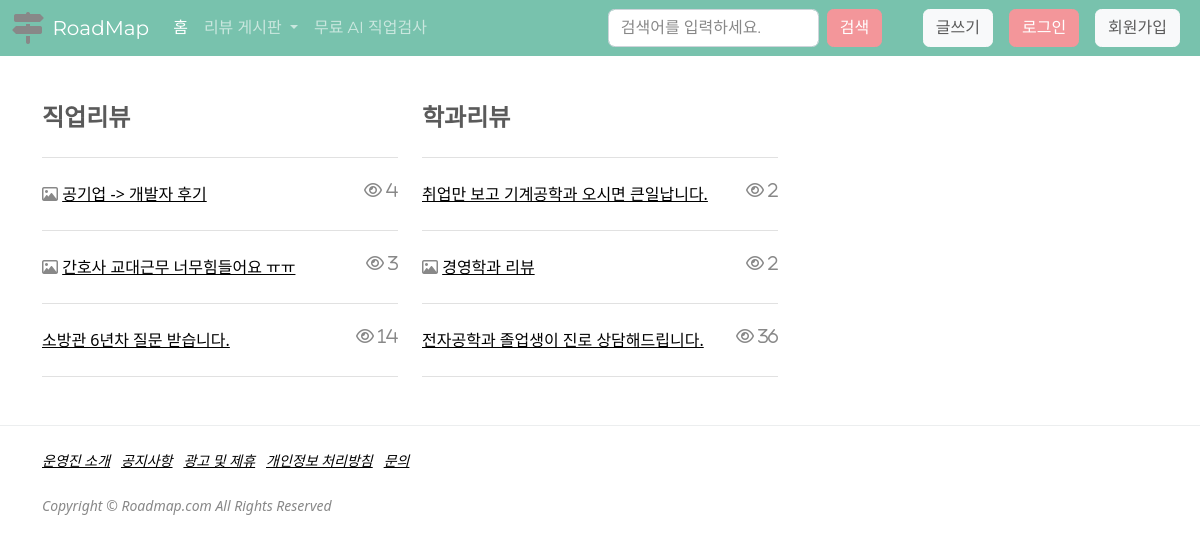
Before: / with the older database file.
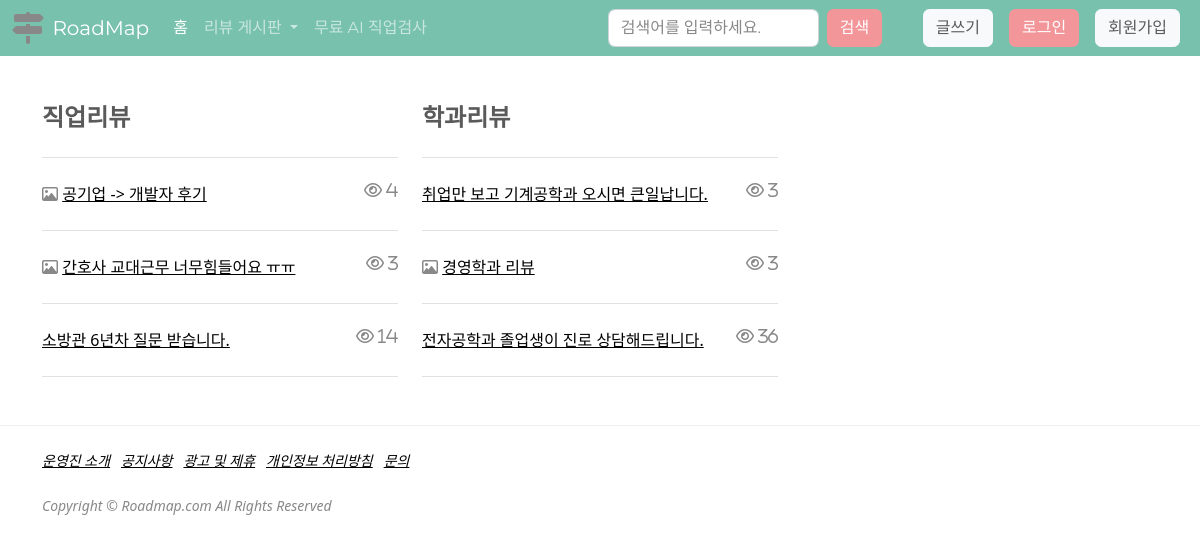
After: the same page with the newer database file.
### board/models.py (models this page shows, shortened)
class Post(models.Model):
    title = models.CharField(max_length=200, verbose_name="제목")
    contents = models.TextField(verbose_name="내용")
    writer = models.ForeignKey(
        'user.BoardMember', on_delete=models.CASCADE, null=True, verbose_name="작성자")
    created_at = models.DateTimeField(
        auto_now_add=True, null=True, verbose_name="작성일")
    updated_at = models.DateTimeField(
        auto_now=True, null=True, verbose_name="최종수정일")
    view_count = models.PositiveIntegerField(default=0, verbose_name="조회수")
    like_count = models.IntegerField(null=True, verbose_name="좋아요수")
    name_choices = (('직업리뷰', '직업리뷰'), ('학과리뷰', '학과리뷰'))
    name = models.CharField(
        max_length=200, null=True, choices=name_choices, verbose_name="게시판명")
    class Meta:
        db_table = 'boards'
        verbose_name = '게시판'
        verbose_name_plural = '게시판'

### main/views.py (the view)
# urls.py: path('', index, name='index'),
def index(request):
    job_models = Post.objects.filter(name='직업리뷰').order_by('-id')
    major_models = Post.objects.filter(name='학과리뷰').order_by('-id')
    return render(request, 'index.html', {'job_models': job_models, 'major_models': major_models, })

### main/templates/index.html
{% extends "base.html" %}
{% block body %}
{% load static %}
<div class="container">
  <div class="row">
      <div class="col-sm-4">
          <h4>직업리뷰</h4>
          <hr class="my-4" />
          {% for job_model in job_models %}
          {% if job_model.photo_set.all %}
          <div class="post-preview">
            <i class="far fa-image"></i>
            <a href="{% url 'board_detail' job_model.pk %}">
              <h7>{{job_model.title}}</h7>
            </a>
            <i class="far fa-eye float-md-end"> {{job_model.view_count}}</i>
          </div>
          <hr class="my-4" />
          {% else %}
          <div class="post-preview">
            <a href="{% url 'board_detail' job_model.pk %}">
              <h7>{{job_model.title}}</h7>
            </a>
            <i class="far fa-eye float-md-end"> {{job_model.view_count}}</i>
          </div>
          <hr class="my-4" />
          {% endif %}
          {% endfor %}
      </div>
      <div class="col-sm-4">
          <h4>학과리뷰</h4>
          <hr class="my-4" />
          {% for major_model in major_models %}
          {% if major_model.photo_set.all %}
          <div class="post-preview">
              <i class="far fa-image"></i>
              <a href="{% url 'board_detail' major_model.pk %}">
                <h7>{{major_model.title}}</h7>
              </a>
              <i class="far fa-eye float-md-end"> {{major_model.view_count}}</i>
          </div>
          <hr class="my-4" />
          {% else %}
          <div class="post-preview">
            <a href="{% url 'board_detail' major_model.pk %}">
              <h7>{{major_model.title}}</h7>
            </a>
            <i class="far fa-eye float-md-end"> {{major_model.view_count}}</i>
          </div>
        <hr class="my-4" />
          {% endif %}
          {% endfor %}
      </div>
      <div class="col-sm-4"></div>
  </div>
</div>
{% endblock body %}

Changed rows visible on the page:
changed Post "취업만 보고 기계공학과 오시면 큰일납니다.": view_count "2" → "3"
changed Post "경영학과 리뷰": view_count "2" → "3"
